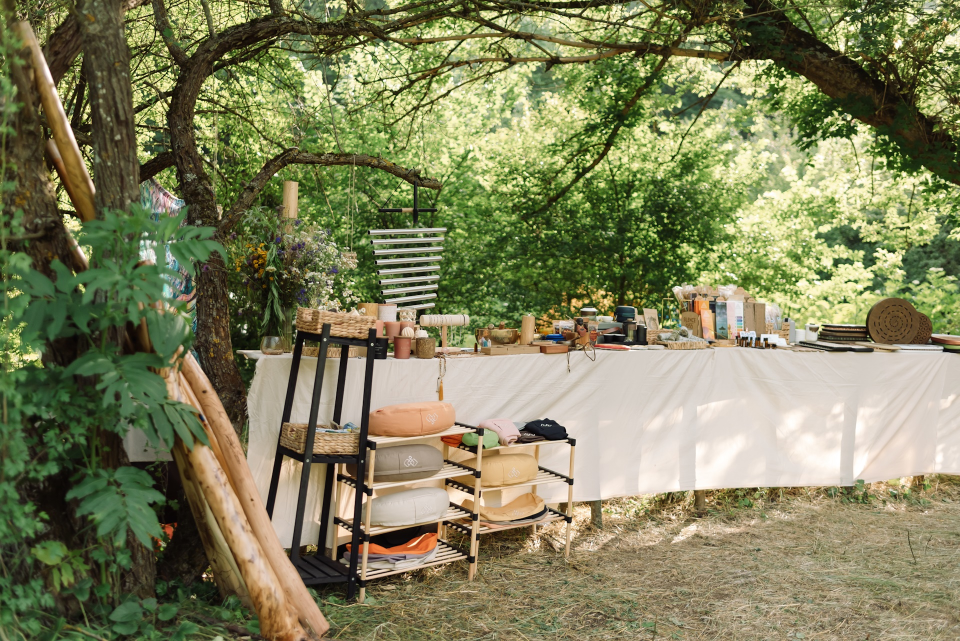
#> input picture apps/site-2025/scripts/source/contribute_hero_1.jpg, 1920 x 1282 px, found by its file name (shown at 1/2 size); its folder holds only this picture in this run
$ python main.py
#> lines starting #> are read from the running program, lines starting #| are printed output that depends on the picture
#! /usr/bin/env python3

import os

from PIL import Image

# Folders
SOURCE_DIR = 'source'
RESULT_DIR = 'result'

# Size presets
SIZES = {
    'sm': 640,
    'md': 768,
    'lg': 1024,
    'xl': 1280,
    '2xl': 1536
}

# Supported formats
SUPPORTED_FORMATS = ('.jpg', '.jpeg', '.png', '.webp')

# Mask for the file name. Use {index} for substitution.
FILENAME_MASK = None  # For example: 'img_{index}.webp'
# FILENAME_MASK = "gallery_{index:04d}"

# Create an output folder if necessary
os.makedirs(RESULT_DIR, exist_ok=True)

for idx, filename in enumerate(os.listdir(SOURCE_DIR)):
    if not filename.lower().endswith(SUPPORTED_FORMATS):
        continue

    src_path = os.path.join(SOURCE_DIR, filename)
    try:
        with Image.open(src_path) as img:
#> img is the input picture: PIL image 1920x1282 RGB; mean R, G, B 128.6, 129.4, 92.2
            for prefix, width in SIZES.items():
                # Maintain proportions
                ratio = width / img.width
                height = int(img.height * ratio)
                resized_img = img.resize((width, height), Image.Resampling.LANCZOS)

                # Form the name and path
                if FILENAME_MASK:
                    name = str(FILENAME_MASK).format(index=idx + 1)
                else:
                    name, ext = os.path.splitext(filename)
                new_filename = f"{prefix}_{name}.webp"  # save as .webp
                dest_path = os.path.join(RESULT_DIR, new_filename)

                # Save in WebP with compression (quality can be adjusted)
                resized_img.save(dest_path, "WEBP", quality=85, method=6)

                print(f"Saved {dest_path}")
#> this loop made 5 passes
#> pass 1, `resized_img = img.resize((width, height), Image.Resampling.LANCZOS)`:
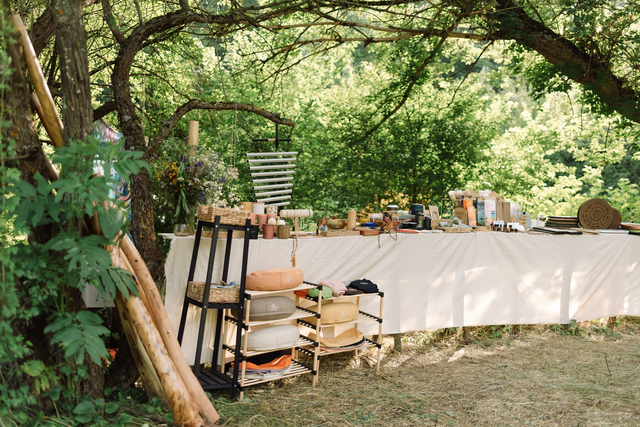
#> resized_img: PIL image 640x427 RGB; mean R, G, B 128.6, 129.4, 92.2
#> pass 2, `resized_img = img.resize((width, height), Image.Resampling.LANCZOS)`:
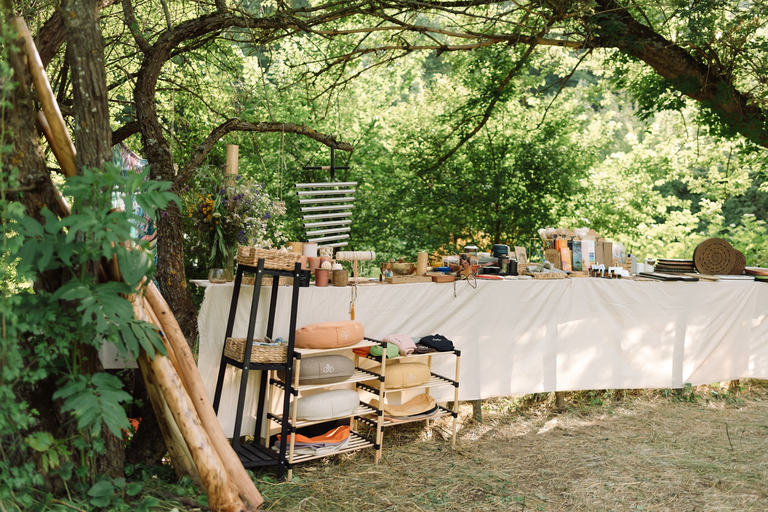
#> resized_img: PIL image 768x512 RGB; mean R, G, B 128.6, 129.4, 92.2
#> pass 3, `resized_img = img.resize((width, height), Image.Resampling.LANCZOS)`:
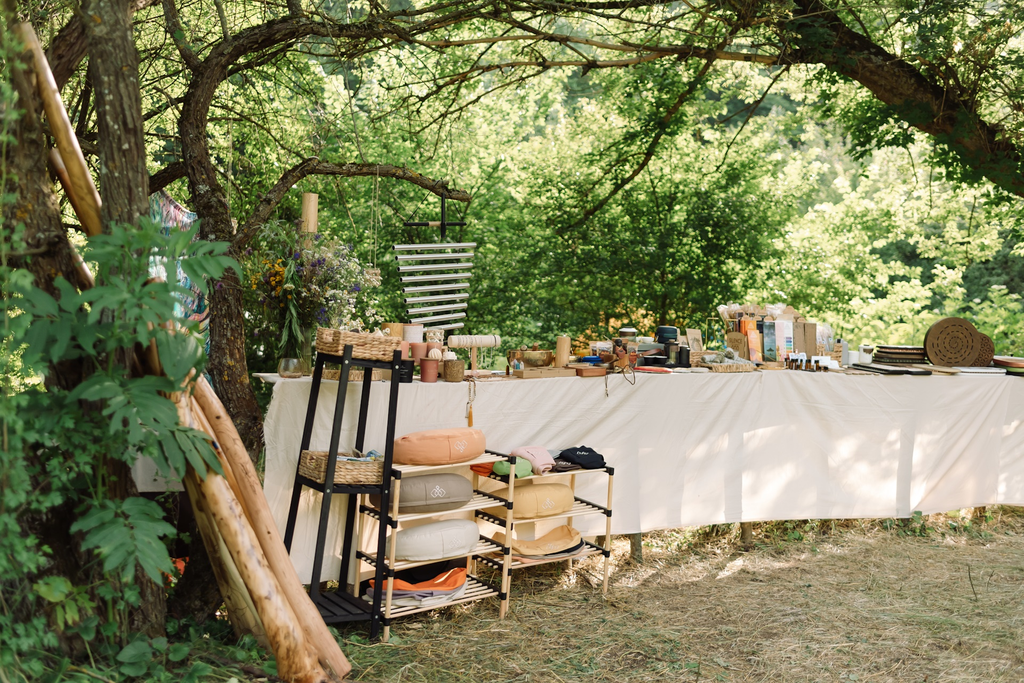
#> resized_img: PIL image 1024x683 RGB; mean R, G, B 128.6, 129.4, 92.2
#> after the loop:
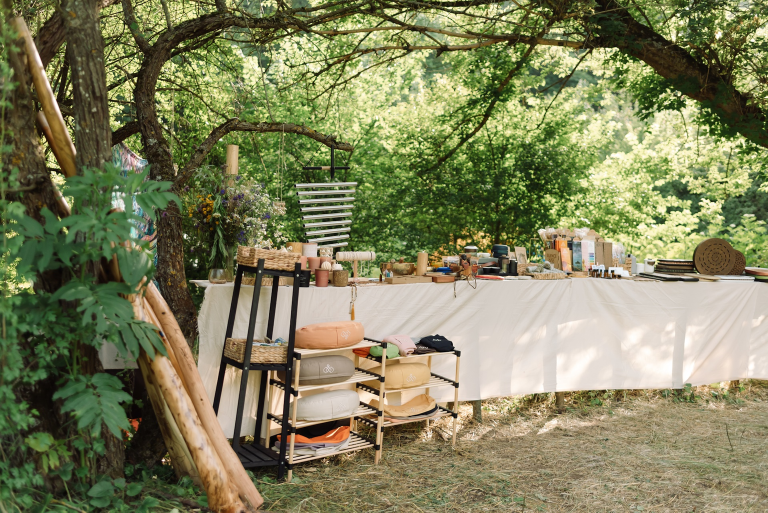
#> resized_img: PIL image 1536x1025 RGB (shown at 1/2 size); mean R, G, B 128.6, 129.4, 92.2
    except Exception as e:
        print(f"Error processing {filename}: {e}")

    # break # for debugging, remove to process all files

$ run again, on apps/site-2025/scripts/source/contribute_hero_2.jpg
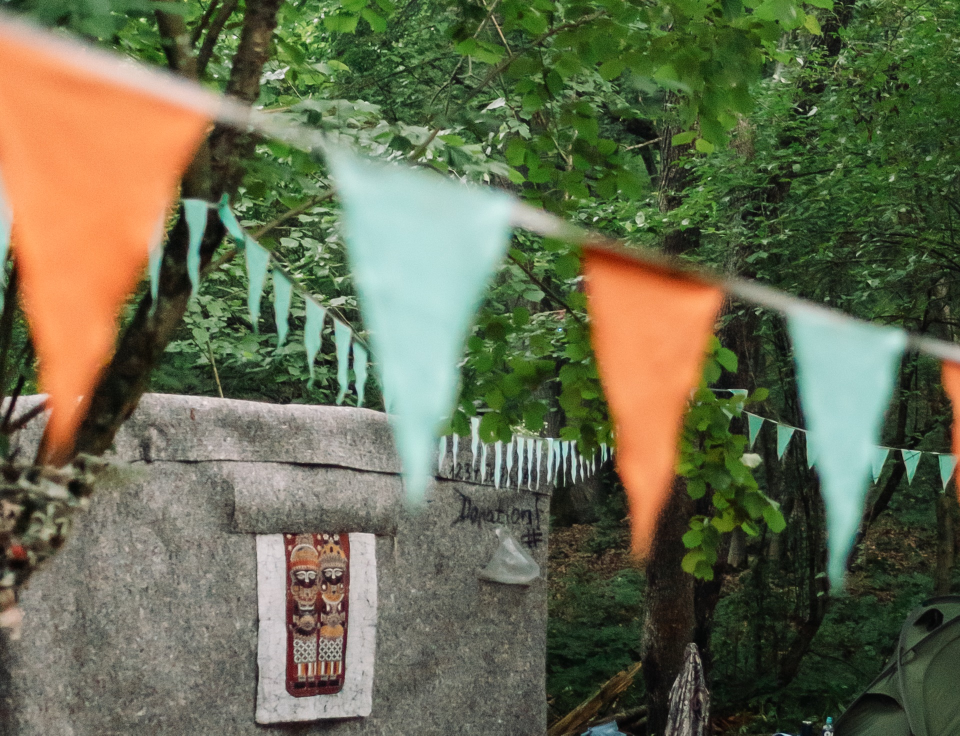
#> input picture apps/site-2025/scripts/source/contribute_hero_2.jpg, 1920 x 1471 px, found by its file name (shown at 1/2 size)
#> img is the input picture: PIL image 1920x1471 RGB; mean R, G, B 103.1, 106.3, 79.1
#> the loop `for prefix, width in SIZES.items():` made 5 passes
#> pass 1, `resized_img = img.resize((width, height), Image.Resampling.LANCZOS)`:
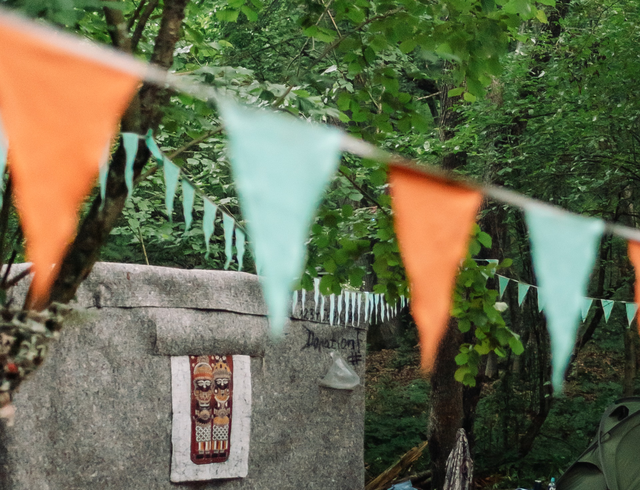
#> resized_img: PIL image 640x490 RGB; mean R, G, B 103.1, 106.3, 79.1

$ run again, on apps/site-2025/scripts/source/hero_bg.jpg
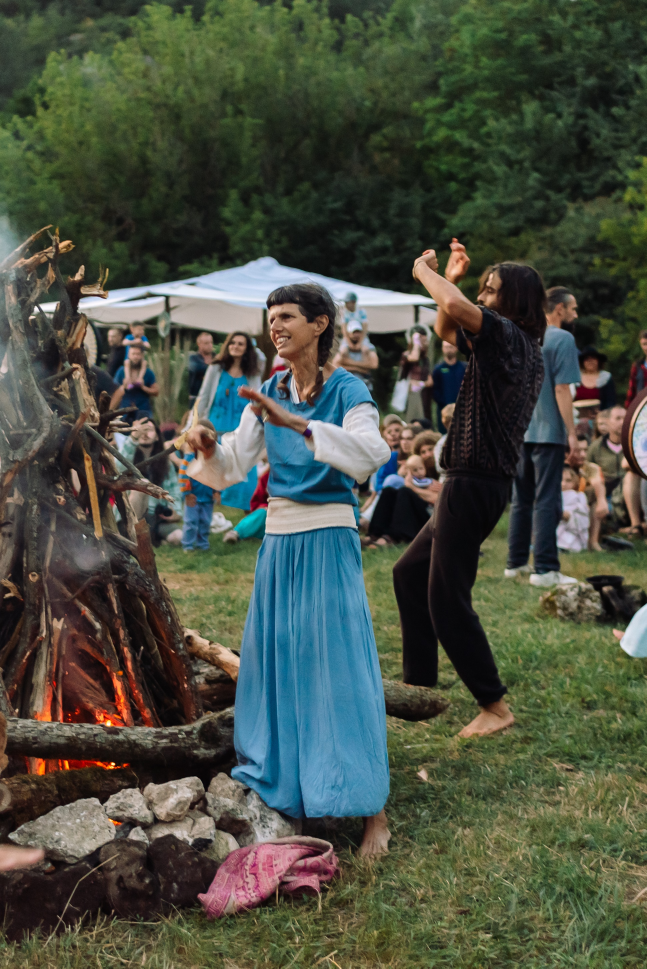
#> input picture apps/site-2025/scripts/source/hero_bg.jpg, 1940 x 2905 px, found by its file name (shown at 1/3 size)
#> img is the input picture: PIL image 1940x2905 RGB; mean R, G, B 73.5, 79.2, 66.1
#> the loop `for prefix, width in SIZES.items():` made 5 passes
#> pass 1, `resized_img = img.resize((width, height), Image.Resampling.LANCZOS)`:
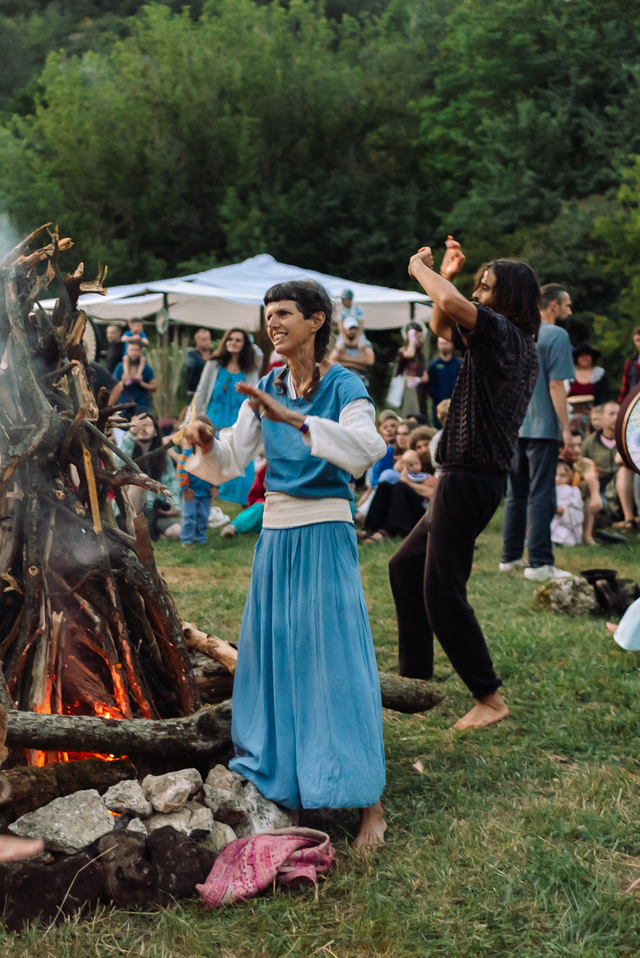
#> resized_img: PIL image 640x958 RGB; mean R, G, B 73.5, 79.2, 66.1
